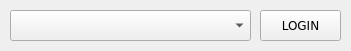
<?xml version="1.0" encoding="UTF-8"?>
<ui version="4.0">
 <class>MainWindow</class>
 <widget class="QMainWindow" name="MainWindow">
  <property name="geometry">
   <rect>
    <x>0</x>
    <y>0</y>
    <width>351</width>
    <height>51</height>
   </rect>
  </property>
  <property name="font">
   <font>
    <family>Verdana</family>
   </font>
  </property>
  <property name="windowTitle">
   <string>League of Legends Login Manager</string>
  </property>
  <widget class="QWidget" name="centralwidget">
   <widget class="QComboBox" name="comboBox">
    <property name="geometry">
     <rect>
      <x>10</x>
      <y>10</y>
      <width>241</width>
      <height>31</height>
     </rect>
    </property>
   </widget>
   <widget class="QPushButton" name="loginButton">
    <property name="geometry">
     <rect>
      <x>260</x>
      <y>10</y>
      <width>81</width>
      <height>31</height>
     </rect>
    </property>
    <property name="text">
     <string>LOGIN</string>
    </property>
   </widget>
  </widget>
 </widget>
 <resources/>
 <connections/>
</ui>
